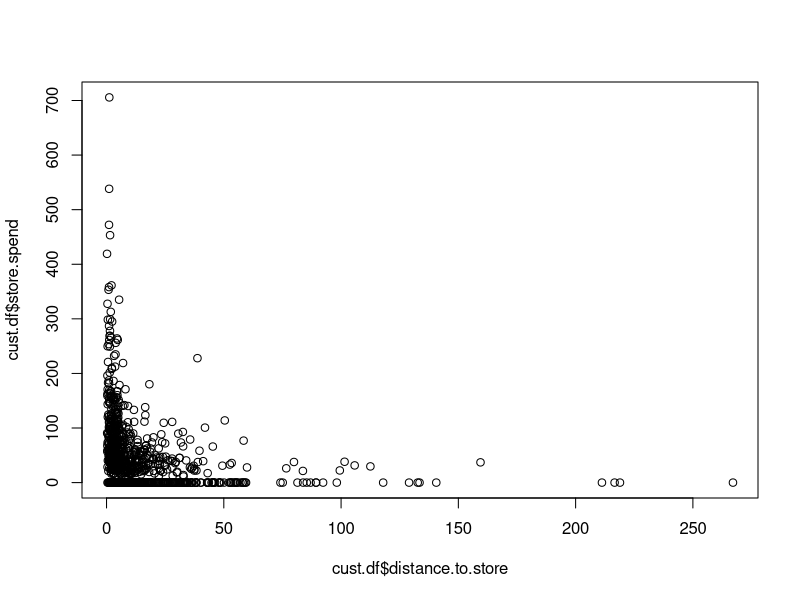
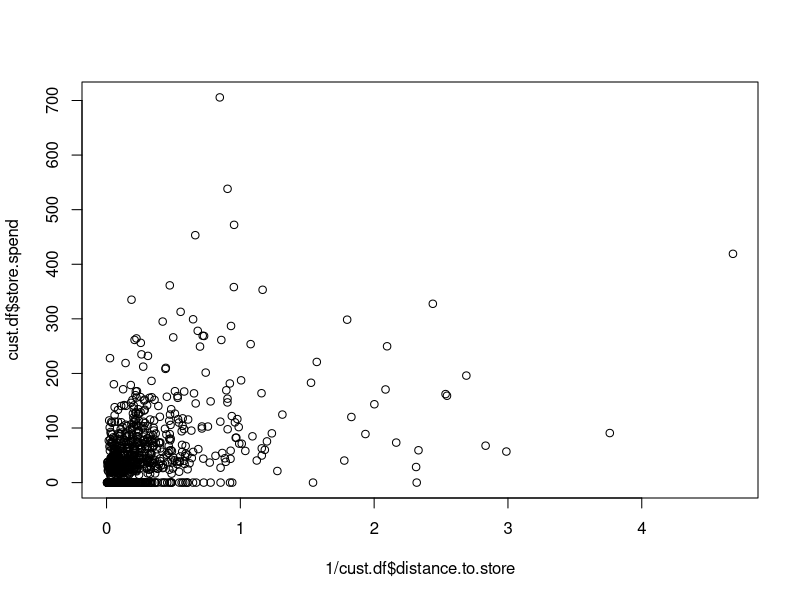
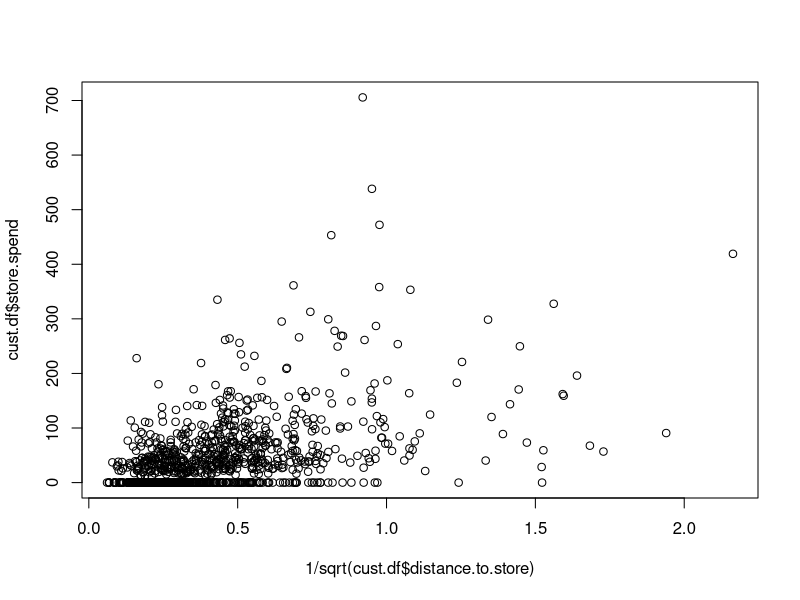
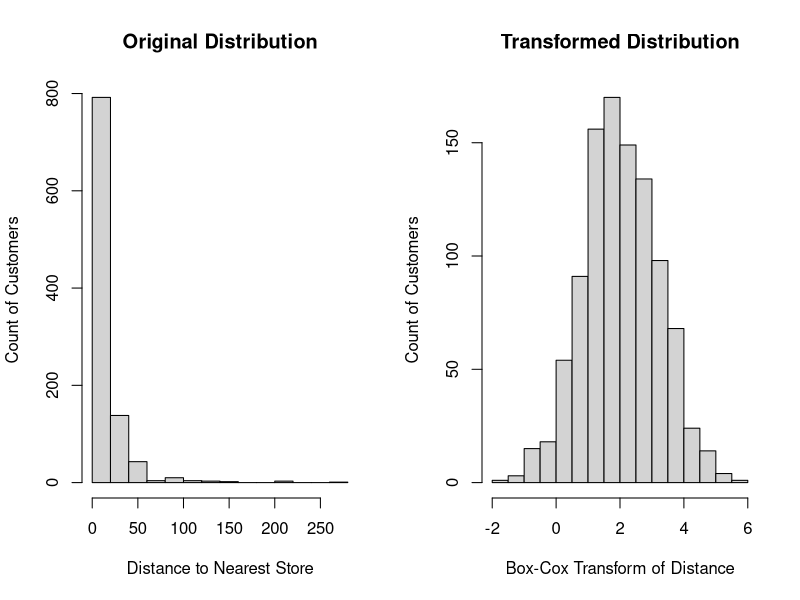
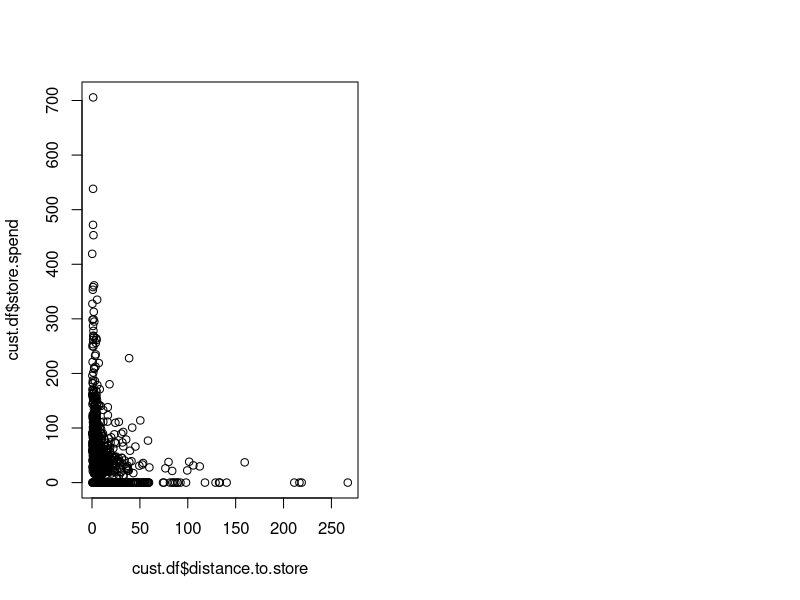

Reproduce these figures in R, in order.
cust.df <- read.csv("data/cust.csv")

# Unit sales, revenue, household income, price
# log(x)
# Distance 
# 1/x, 1/x^2, log(x)
# Market or preference share based on a utility value 
# e^x / (1+e^x)
# Right-tailed distributions (generally)
# √x or log(x)
# Left-tailed distributions (generally) 
# x^2

####
# Transformations

cor(cust.df$distance.to.store, cust.df$store.spend)
cor(1/cust.df$distance.to.store, cust.df$store.spend)
cor(1/sqrt(cust.df$distance.to.store), cust.df$store.spend)

plot(cust.df$distance.to.store, cust.df$store.spend)
plot(1/cust.df$distance.to.store, cust.df$store.spend)
plot(1/sqrt(cust.df$distance.to.store), cust.df$store.spend)

####
# Box-Cox transformation

library(car)

# estimation of transformation parameter
powerTransform(cust.df$distance.to.store)
lambda <- coef(powerTransform(1/cust.df$distance.to.store))

# 'Normalized' variance with Box-Cox
bcPower(cust.df$distance.to.store, lambda)

par(mfrow=c(1,2))
hist(cust.df$distance.to.store, 
     xlab="Distance to Nearest Store", ylab="Count of Customers", 
     main="Original Distribution")
hist(bcPower(cust.df$distance.to.store, lambda),
     xlab="Box-Cox Transform of Distance", ylab="Count of Customers", 
     main="Transformed Distribution")

l.dist  <- coef(powerTransform(cust.df$distance.to.store))
l.spend <- coef(powerTransform(cust.df$store.spend+1))

plot(cust.df$distance.to.store, cust.df$store.spend)

cor(bcPower(cust.df$distance.to.store, l.dist), 
    bcPower(cust.df$store.spend+1, l.spend))
